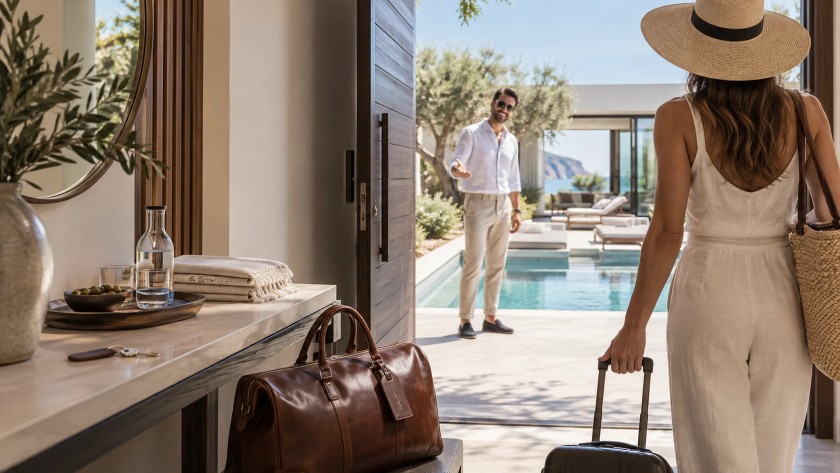
#> input picture assets/images/concierge-arrival-20261007-1680.webp, 1680 x 946 px, given in place of exec-0048b76c-40ab-4a18-bfde-deb2cc97664b.png, which was not available (shown at 1/2 size)
$ python export-unique-images.py
#> lines starting #> are read from the running program, lines starting #| are printed output that depends on the picture; pictures that were not available may be replaced by others from this repository, and a replacement may not be noted
import json
import shutil
from pathlib import Path
from PIL import Image

root = Path(__file__).resolve().parent.parent
manifest = json.loads((root / 'docs/unique-images-20261007.json').read_text(encoding='utf-8'))
#> (reads docs/unique-images-20261007.json from the repository)
originals = root / 'docs/unique-image-originals-20261007'
originals.mkdir(exist_ok=True)
for scene in manifest['scenes']:
    name = scene['name']
    source = Path(scene['source'])
    shutil.copy2(source, originals / (name + '.png'))
    with Image.open(source) as image:
#> image is the input picture: PIL image 1680x946 RGB; mean R, G, B 141.1, 125.8, 112.9
        image = image.convert('RGB')
        for width in (480, 960, 1680):
            height = round(image.height * width / image.width)
            image.resize((width, height), Image.Resampling.LANCZOS).save(
                root / f'assets/images/{name}-20261007-{width}.webp',
                'WEBP', quality=87, method=6)
#> this loop made 3 passes
#> pass 1, `image.resize((width, height), Image.Resampling.LANCZOS).save( root / f..`:
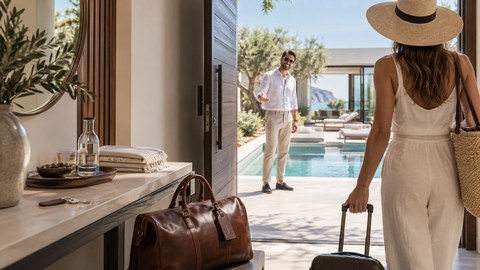
#> saved as story-destination-20261007-480.webp: PIL image 480x270 RGB; mean R, G, B 141.1, 125.8, 112.9
#> pass 2, `image.resize((width, height), Image.Resampling.LANCZOS).save( root / f..`:
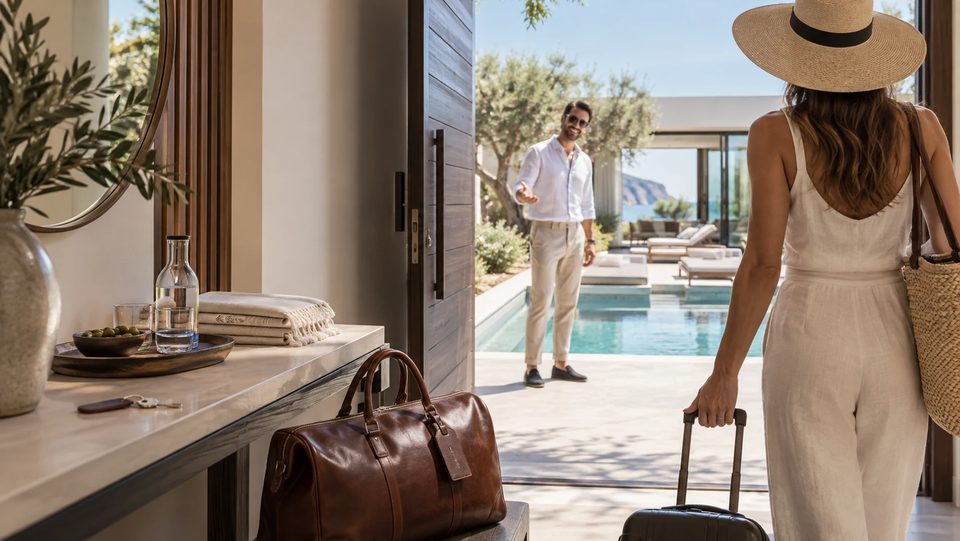
#> saved as story-destination-20261007-960.webp: PIL image 960x541 RGB; mean R, G, B 141.1, 125.8, 112.9
#> pass 2 of the loop `for scene in manifest['scenes']:`:
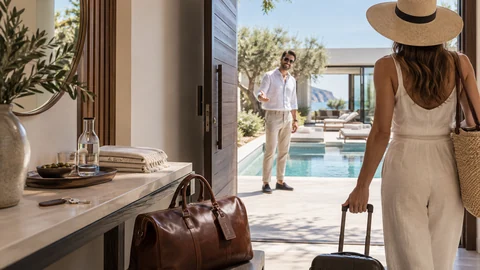
#> input picture assets/images/concierge-arrival-20261007-480.webp, 480 x 270 px, given in place of exec-af89ba76-a700-4215-96e8-13a77e432754.png, which was not available
#> image is the input picture: PIL image 480x270 RGB; mean R, G, B 141.2, 125.8, 113
#> the loop `for width in (480, 960, 1680):` made 3 passes
#> pass 2, `image.resize((width, height), Image.Resampling.LANCZOS).save( root / f..`:
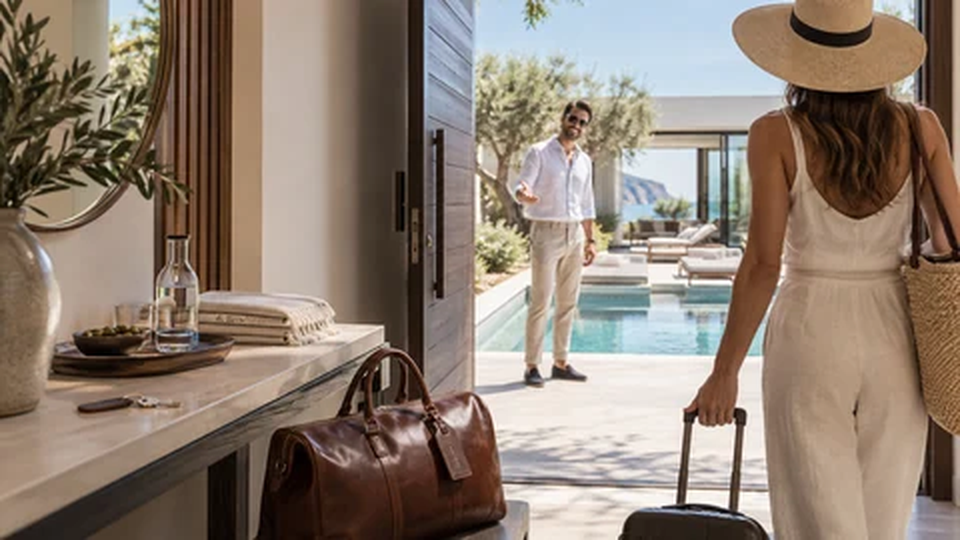
#> saved as owner-unwind-20261007-960.webp: PIL image 960x540 RGB; mean R, G, B 141.2, 125.8, 113
#> (the run stopped early here; a loop or call above may not have finished)
